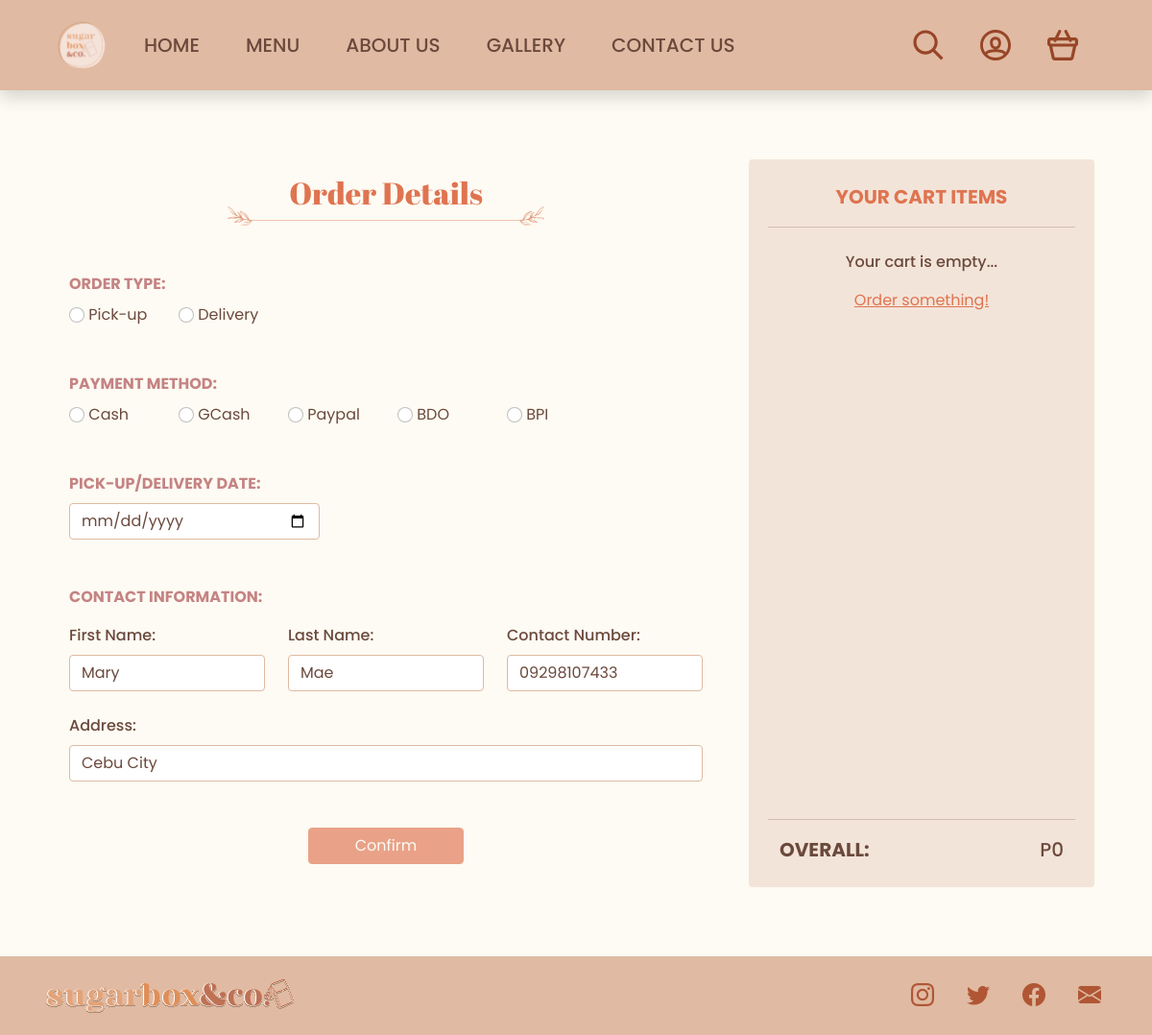
The page /src/checkout.php (signed in) on the database as committed earlier.
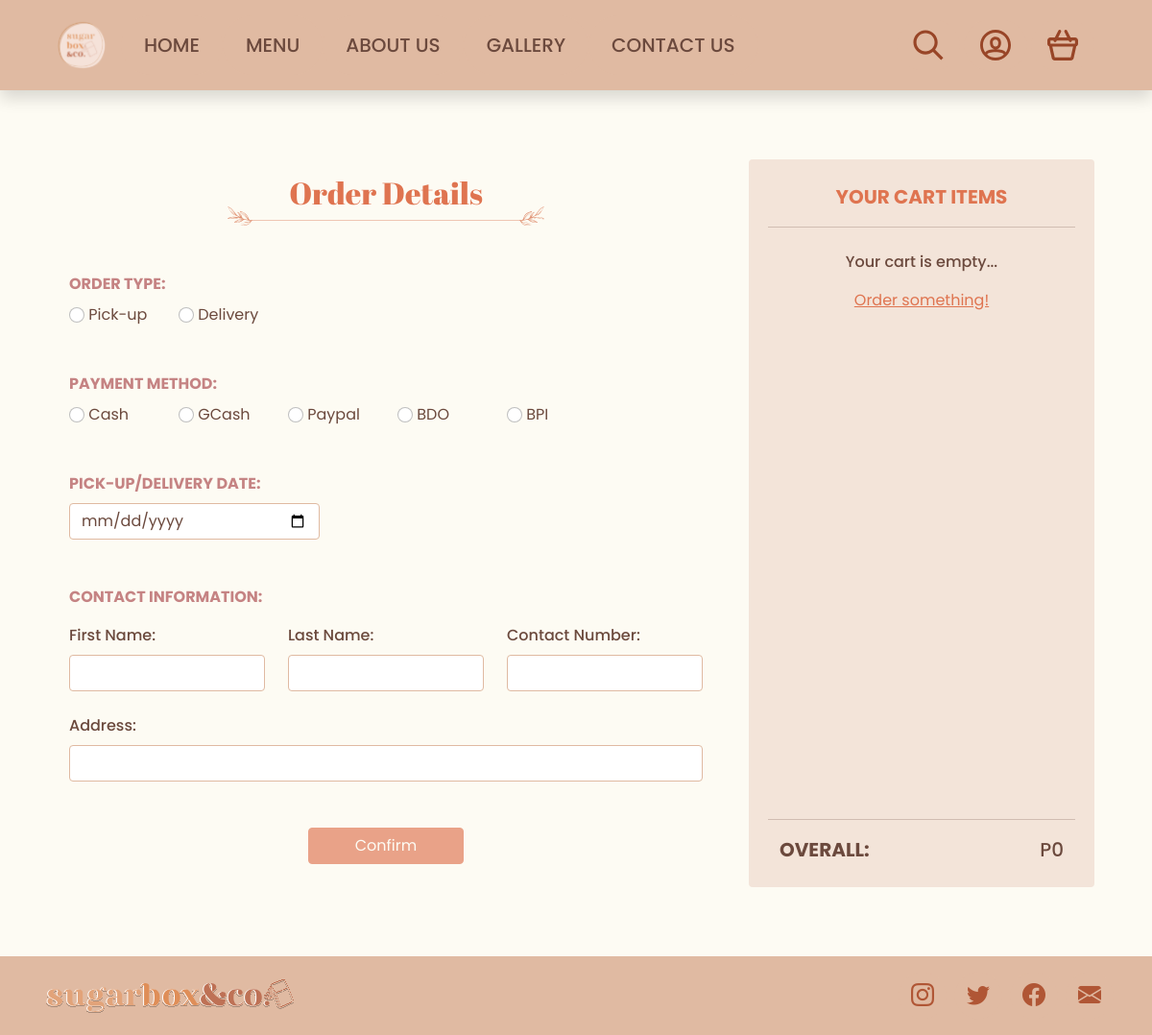
The same page on the database as committed later.
### tables this page shows
CREATE TABLE `customer` (
  `Cust_ID` int(11) NOT NULL,
  `Cust_FName` varchar(40) NOT NULL,
  `Cust_LName` varchar(40) NOT NULL,
  `Cust_ContactNo` varchar(11) NOT NULL,
  `Cust_Address` varchar(40) NOT NULL
);

### src/checkout.php (the view, shortened to what the changed rows need)
<!DOCTYPE html>
<html lang="en">
<head>
    <?php include '../common/meta.php' ?>
</head>
<body class="bg-light <?php if ($_SESSION['functions']['toggleCart'] == true || $_SESSION['functions']['toggleOptions'] == true || $_SESSION['functions']['toggleSearch'] == true) echo 'overflow-hidden' ?>">
    <div class="container-fluid px-6 py-6">
        <div class="row">
            <div class="col pe-5 pt-3">
                <h2 class="text-titleColor text-center">Order Details</h2>
                <form id="confirmForm" class="container-fluid px-0 mt-5 pb-4" action="../scripts/database/crud.php<?php if (isset($_GET['type']) && $_GET['type'] == 2) echo '?type=custom' ?>" method="post">
                    <div class="row mb-4">
                        <?php $contact = getContact() ?>
                        <div class="col">
                            <label class="form-label text-content fw-bold mb-2" for="fname">First Name:</label>
                            <input class="form-control text-content" type="text" name="fname" required
                                value="<?php if (isset($contact['Cust_FName'])) echo $contact['Cust_FName'] ?>">
                        </div>
                        <div class="col">
                            <label class="form-label text-content fw-bold mb-2" for="lname">Last Name:</label>
                            <input class="form-control text-content" type="text" name="lname" required
                                value="<?php if (isset($contact['Cust_LName'])) echo $contact['Cust_LName'] ?>">
                        </div>
                        <div class="col">
                            <label class="form-label text-content fw-bold mb-2" for="number">Contact Number:</label>
                            <input class="form-control text-content" type="number" name="number" required
                                value="<?php if (isset($contact['Cust_ContactNo'])) echo $contact['Cust_ContactNo'] ?>">
                        </div>
                    </div>
                    <div class="row mb-5">
                        <div class="col">
                            <label class="form-label text-content fw-bold mb-2" for="address">Address:</label>
                            <input class="form-control text-content" type="text" name="address" required
                                value="<?php if (isset($contact['Cust_Address'])) echo $contact['Cust_Address'] ?>">
                        </div>
                    </div>
                </form>
            </div>
        </div>
    </div>
    <?php
        function getContact() {
            $conn = db_connect();
            $accID = $_SESSION["user"]["accID"];
            $query = "SELECT * FROM `customer` WHERE `Cust_ID`='$accID' LIMIT 1";
            $result = mysqli_query($conn, $query);
            $contact = mysqli_fetch_array($result);
            return $contact;
        }
    ?>
</body>
</html>

Rows that differ between the two databases and show on the page:
removed customer: fname "Mary", lname "Mae", number "09298107433", address "Cebu City"
